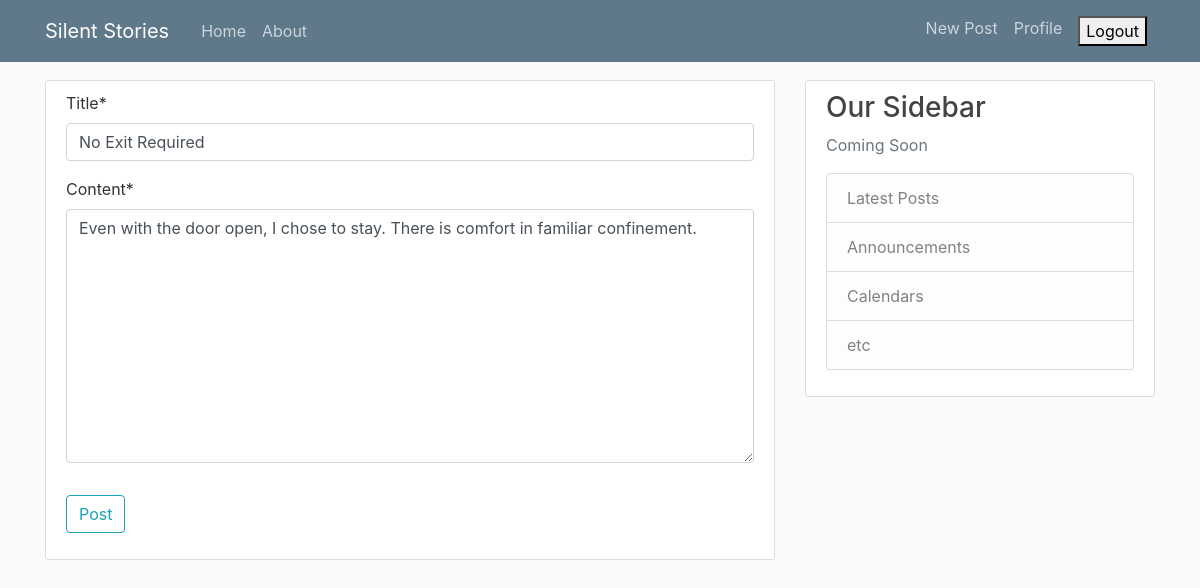
The page /post/69/update (signed in) on the database its author committed.
### blog/models.py (models this page shows, shortened)
class Post(models.Model):
    title=models.CharField(max_length=100)
    content=models.TextField(max_length=500)
    date_posted=models.DateTimeField(default=timezone.now)
    author= models.ForeignKey(User, on_delete=models.CASCADE)

### blog/views.py (the view, shortened to what this page needs)
# urls.py: path('post/<int:pk>/update', PostUpdateView.as_view(), name="post-update"),
class PostUpdateView(UserPassesTestMixin,LoginRequiredMixin,UpdateView):
    model=Post
    fields=['title', 'content']
    def test_func(self):
        post=self.get_object()
        if self.request.user== post.author:
            return True
        return False

### blog/templates/blog/post_form.html (shortened to what this page needs)
{% extends "blog/base.html"%}
{% load crispy_forms_tags %}
{% block content%}
            <div class="content-section">
                <form method="POST">
                    <fieldset class="form-group">
                        {{form | crispy}}
                    </fieldset>
                    <div class="form-group">
                        <button class="btn btn-outline-info" type="submit">Post</button>
                    </div>
                </form>
            </div>
{%endblock content%}

### blog/static/blog/main.css (style rules this page uses)
body { background: #fafafa; color: #333333; margin-top: 5rem; }
.content-section { background: #ffffff; padding: 10px 20px; border: 1px solid #dddddd; border-radius: 3px; margin-bottom: 20px; }

### rows shown on the page
Post: title "No Exit Required", content "Even with the door open, I chose to stay. There is comfort in familiar confinement."
